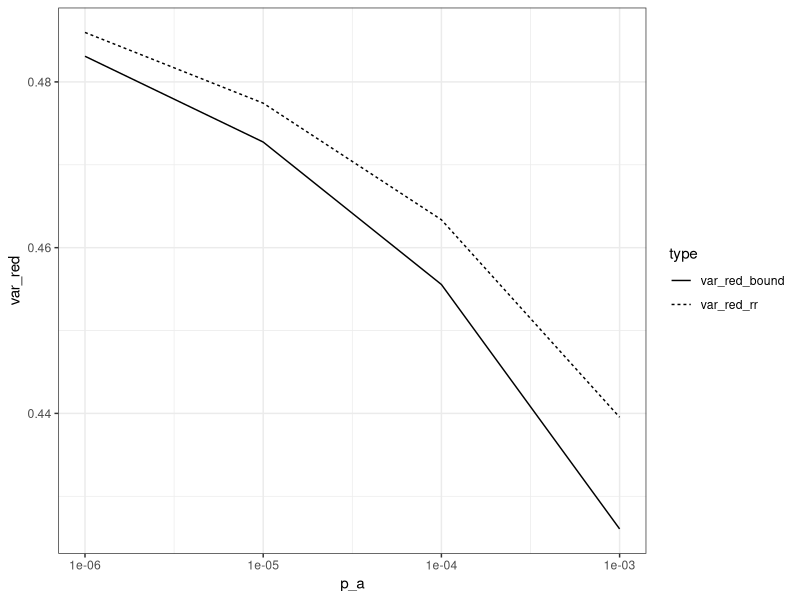

This figure's R source:
library(tidyverse)

p_a <- c(0.001, 0.0001, 0.00001)
p <- 10
a <- qchisq(p = p_a, df = p)
R2 <- 0.5

(va_psrr <- a / p)
(va_rr <- pchisq(a, p + 2) / pchisq(a, p))

(var_red_psrr <- (1 - va_psrr) * R2)
(var_red_rr <- (1 - va_rr) * R2)

(sum_tab <- tibble(
  p_a = 10^c(-3:-6),
  a   = qchisq(p = p_a, df = p),
  va_psrr = a / p,
  va_rr   = pchisq(a, p + 2) / pchisq(a, p),
  var_red_bound = (1 - va_psrr) * R2,
  var_red_rr   = (1 - va_rr) * R2
))

sum_tab %>% 
  select(p_a, var_red_bound, var_red_rr) %>% 
  pivot_longer(cols = 2:3, names_to = "type", values_to = "var_red") %>% 
  ggplot(aes(x = p_a, y = var_red, linetype = type)) +
  geom_line() +
  scale_x_log10() +
  theme_bw()






